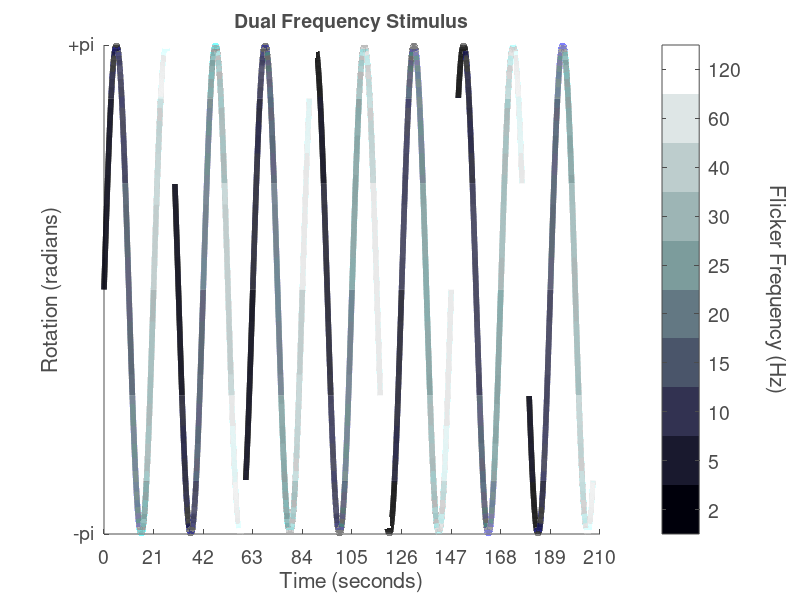

Write the MATLAB code that produced this figure. (Note: this script raises an error after producing the figure.)
%% stimulus plot
opt.freqs = [2, 5, 10, 15, 20, 25, 30, 40, 60, 120];
opt.time = 210;
opt.rotPeriod = 21;
opt.flickPeriod = 30;

%% %%%%%%%%%%%%%%%%%%%%%%%%%%%%%%%%%%%%%%%%%%%%%%%%%%%%%%%%%%%%%%%%%%%%%%%%%% %%
% Generate stimulus vectors
time = 1:opt.time*1000;
rot = sin(2*pi*time/(opt.rotPeriod*1000));

flickCycles = opt.time/opt.flickPeriod;
flickUnits = opt.flickPeriod / length(opt.freqs);

flickCycle = [];
for freq = opt.freqs;
    
    flickUnit = repmat(freq, [1, flickUnits*1000]);
    flickCycle = horzcat(flickCycle, flickUnit);
    
end
 
flick = repmat(flickCycle, [1 flickCycles]);

%% Continuously Varying Sin Wave
figure;
cmapAxis = [0.3 0.3 0.3];
cmapFrnt = repmat((1:length(flickCycle(1,:))), [1 flickCycles]);
cmapBack = bone(10);

surface([time(1, :); time(1, :)], ...
        [rot(1, :); rot(1, :)], ...
        [flick(1, :); flick(1, :)], ...
        [cmapFrnt; cmapFrnt], ...
        'facecol','no', 'edgecol','interp', 'linew',4);

% global settings
box off
colormap(cmapBack);
axis([1 length(time) -1 1]);
set(gcf,'color','w');
set(gca,'FontSize', 14);
set(gca,'xColor', cmapAxis, 'yColor', cmapAxis, 'zColor', cmapAxis);
title('Dual Frequency Stimulus','Color', cmapAxis, 'FontSize', 14);

% y axis
set(gca,'YTick',[-1 1], ...
        'YTickLabel',{'-pi', '+pi'});
    %, ...
    %    'YGrid', 'on', 'YMinorTick', 'on');
ylabel('Rotation (radians)', 'Color', cmapAxis);

% x axis
set(gca,'XTick', [1, (1:10).*(opt.rotPeriod*1000)], ...
        'XTickLabel',[(0:10) .* opt.rotPeriod]);
    %, ...
    %    'XGrid', 'on', 'XMinorTick', 'on');
xlabel('Time (seconds)', 'Color', cmapAxis);

% colorbar
yTck = (1:length(opt.freqs)) .* length(flickUnit);
cbar = colorbar('YTick', yTck - yTck(1)/2 , ...
                'YTickLabel', opt.freqs, ...
                'yColor', cmapAxis, 'xColor', cmapAxis, ...
                'FontSize', 14);
cbarTitle = ylabel(cbar, 'Flicker Frequency (Hz)');
pos = get(cbarTitle,'position'); 
pos(1,1) = pos(1,1)+2;
set(cbarTitle,'position', pos);
set(cbarTitle,'Rotation',270);
set(gcf, 'renderer', 'zbuffer');